Frame 1 (no input): blank canvas, image omitted
Frame 60 (no input): blank canvas, image omitted
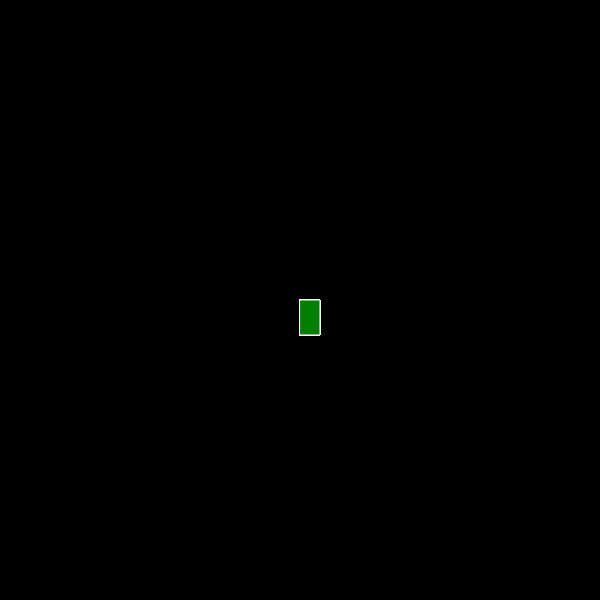
Frame 120 (the mouse pressed at the canvas centre since frame 60)

The p5.js sketch whose frames 1 and 60 were blank and that drew this single picture after the mouse press (run headless with seeded random() and noise() and a simulated clock; from frame 60 on, the mouse is pressed at the canvas centre):

// p5.js sketch
// ── sketch.js
function setup() { 
    createCanvas(600, 600);
    background("black");
  }
  
  function draw() {
    stroke("white");
    fill("green");
    
    if(mouseIsPressed){ 
      rect(mouseX, mouseY, 20, 35);
    }
    
  }
  
